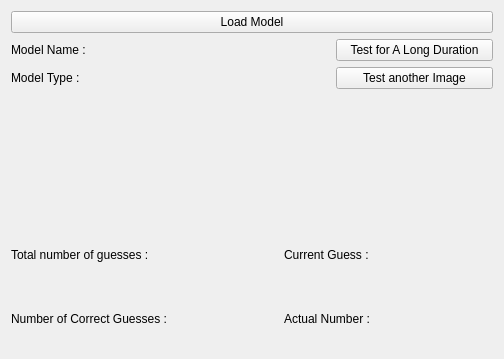
<?xml version="1.0" encoding="UTF-8"?>
<ui version="4.0">
 <class>Form</class>
 <widget class="QWidget" name="Form">
  <property name="geometry">
   <rect>
    <x>0</x>
    <y>0</y>
    <width>504</width>
    <height>359</height>
   </rect>
  </property>
  <property name="windowTitle">
   <string>Form</string>
  </property>
  <layout class="QVBoxLayout" name="verticalLayout">
   <item>
    <layout class="QGridLayout" name="OptionsGridLayout">
     <item row="2" column="2">
      <widget class="QPushButton" name="TestImageButton">
       <property name="text">
        <string>Test another Image</string>
       </property>
      </widget>
     </item>
     <item row="2" column="0">
      <widget class="QLabel" name="ModelType">
       <property name="text">
        <string>Model Type :</string>
       </property>
      </widget>
     </item>
     <item row="1" column="0">
      <widget class="QLabel" name="ModelName">
       <property name="text">
        <string>Model Name : </string>
       </property>
      </widget>
     </item>
     <item row="1" column="1">
      <widget class="QLabel" name="ModelNameLabel">
       <property name="text">
        <string/>
       </property>
      </widget>
     </item>
     <item row="0" column="0" colspan="3">
      <widget class="QPushButton" name="LoadModelButton">
       <property name="text">
        <string>Load Model</string>
       </property>
      </widget>
     </item>
     <item row="2" column="1">
      <widget class="QLabel" name="ModelTypeLabel">
       <property name="text">
        <string/>
       </property>
      </widget>
     </item>
     <item row="1" column="2">
      <widget class="QPushButton" name="TestForLongDuration">
       <property name="text">
        <string>Test for A Long Duration</string>
       </property>
      </widget>
     </item>
    </layout>
   </item>
   <item>
    <widget class="QLabel" name="PictureLabel">
     <property name="text">
      <string/>
     </property>
    </widget>
   </item>
   <item>
    <layout class="QGridLayout" name="StatisticsGridLayout">
     <item row="0" column="1">
      <widget class="QLabel" name="TotalGuessesLabel">
       <property name="text">
        <string/>
       </property>
      </widget>
     </item>
     <item row="1" column="2">
      <widget class="QLabel" name="ActualNumber">
       <property name="text">
        <string>Actual Number : </string>
       </property>
      </widget>
     </item>
     <item row="1" column="0">
      <widget class="QLabel" name="NoOfCorrectGuesses">
       <property name="text">
        <string>Number of Correct Guesses : </string>
       </property>
      </widget>
     </item>
     <item row="1" column="1">
      <widget class="QLabel" name="TotalCorrectGuessLabel">
       <property name="text">
        <string/>
       </property>
      </widget>
     </item>
     <item row="0" column="0">
      <widget class="QLabel" name="TotalNoofGuesses">
       <property name="text">
        <string>Total number of guesses : </string>
       </property>
      </widget>
     </item>
     <item row="0" column="2">
      <widget class="QLabel" name="CurrentGuess">
       <property name="text">
        <string>Current Guess : </string>
       </property>
      </widget>
     </item>
     <item row="0" column="3">
      <widget class="QLabel" name="CurrentGuessValueLabel">
       <property name="text">
        <string/>
       </property>
      </widget>
     </item>
     <item row="1" column="3">
      <widget class="QLabel" name="CorrectAnswerLabel">
       <property name="text">
        <string/>
       </property>
      </widget>
     </item>
    </layout>
   </item>
  </layout>
 </widget>
 <resources/>
 <connections/>
</ui>
